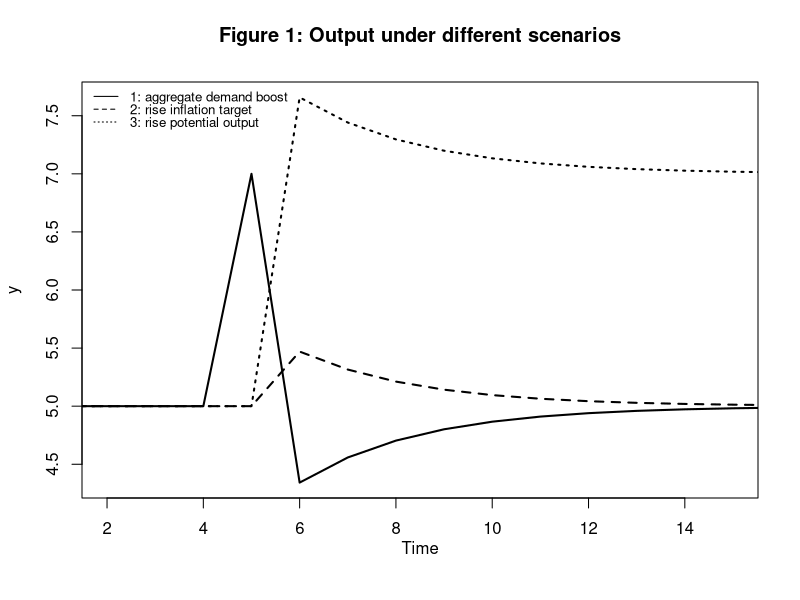
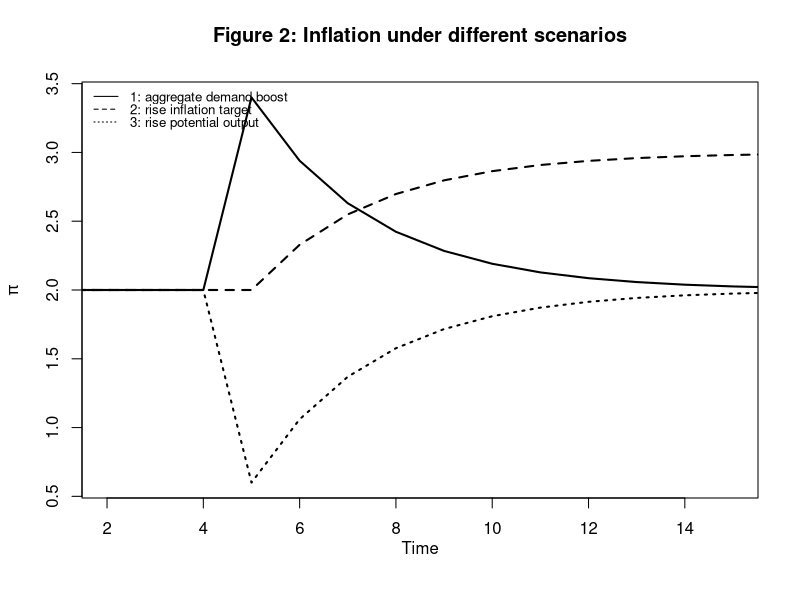
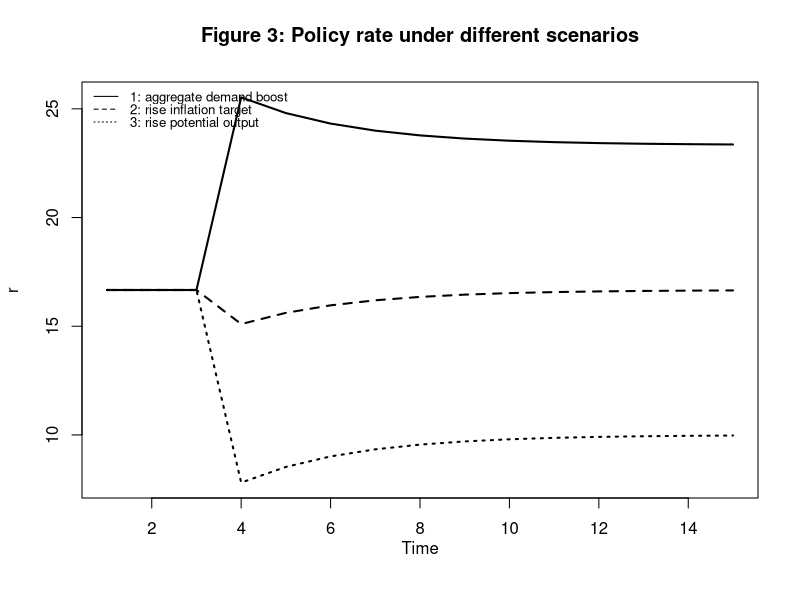
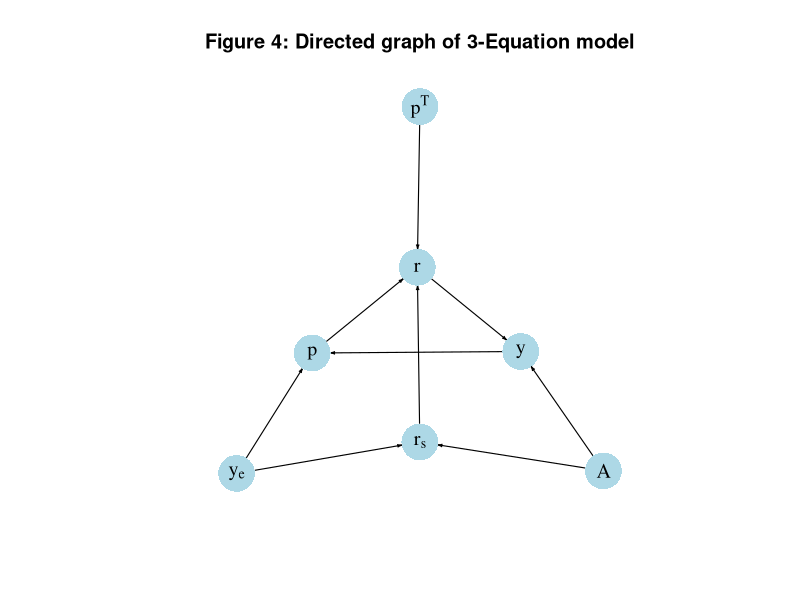

R code for these plots, in order:
## ---- chunk 1
#Clear the environment
rm(list=ls(all=TRUE))

# Set number of periods
T=50

# Set number of scenarios
S=3

# Set period in which shock/shift will occur
s=5

# Create (S x T)-matrices that will contain the simulated data
y=matrix(data=0,nrow=S,ncol=T) # Income/output
p=matrix(data=0,nrow=S,ncol=T) # Inflation rate
r=matrix(data=0,nrow=S,ncol=T) # Real interest rate
rs=matrix(data=0,nrow=S,ncol=T) # Stabilising interest rate

# Set constant parameter values
a1=0.3  # Sensitivity of inflation with respect to output gap 
a2=0.7  # Sensitivity of output with respect to interest rate
b=1     # Sensitivity of central bank to inflation gap
a3=(a1*(1/(b*a2) + a2))^(-1)

# Set parameter values for different scenarios
A=matrix(data=10,nrow=S,ncol=T) # autonomous spending
pt=matrix(data=2,nrow=S,ncol=T) # Inflation target
ye=matrix(data=5,nrow=S,ncol=T) # Potential output

for (i in 1:S){  
  for (t in 1:T){
    if (t>=s && i==1){ # scenario 1: AD boost  
      A[1,t]=12
    }
    if (t>=s && i==2){ # scenario 2: higher inflation target
      pt[2,t]=3
    }
    if (t>=s && i==3){ # scenario 2: higher potential output
      ye[3,t]=7
    }
  }
}
    
# Simulate the model by looping over T time periods for S different scenarios
for (i in 1:S){
  
    # Initialise endogenous variables at equilibrium values
    y[i,1]=ye[i,1]
    p[i,1]=pt[i,1]
    rs[i,1]=(A[i,1] - ye[i,1])/a1 
    r[i,1]=rs[i,1]
  
  for (t in 2:T){
    
    #(1) IS curve
    y[i,t] = A[i,t] - a1*r[i,t-1]
    
    #(2) Phillips Curve
    p[i,t] = p[i,t-1] +a2*(y[i,t]-ye[i,t])
    
    #(3) Stabilising interest rate
    rs[i,t] = (A[i,t] - ye[i,t])/a1
    
    #(4) Monetary policy rule, solved for r
    r[i,t] = rs[i,t] + a3*(p[i,t]-pt[i,t])
  
  } # close time loop
}   # close scenarios loop
## ---- chunk 2
### Plot results

### Plots
# Set maximum period for plots
Tmax=15

# Output under different scenarios
plot(y[1, 1:(Tmax+1)],type="l", col=1, lwd=2, lty=1, xlab="", xlim=range(2:(Tmax)), ylab="y", ylim=range(y[1, 1:Tmax],y[3, 1:(Tmax)])) 
title(main="Figure 1: Output under different scenarios", xlab = "Time",cex=0.8 ,line=2)
lines(y[2, 1:(Tmax+1)],lty=2, lwd=2)
lines(y[3, 1:(Tmax+1)],lty=3, lwd=2)
legend("topleft", legend=c("1: aggregate demand boost", "2: rise inflation target", "3: rise potential output"), lty=1:3, cex=0.8, bty = "n", y.intersp=0.8)

# Inflation under different scenarios
plot(p[1, 1:(Tmax+1)],type="l", col=1, lwd=2, lty=1, xlab="", xlim=range(2:(Tmax)), ylab=expression(pi), ylim=range(p[1, 2:Tmax],p[3, 2:(Tmax)])) 
title(main="Figure 2: Inflation under different scenarios", xlab = "Time",cex=0.8 ,line=2)
lines(p[2, 1:(Tmax+1)],lty=2, lwd=2)
lines(p[3, 1:(Tmax+1)],lty=3, lwd=2)
legend("topleft", legend=c("1: aggregate demand boost", "2: rise inflation target", "3: rise potential output"), lty=1:3, cex=0.8, bty = "n", y.intersp=0.8)

# Policy rate under different scenarios
plot(r[1, 2:(Tmax+1)],type="l", col=1, lwd=2, lty=1, xlab="", xlim=range(1:(Tmax)), ylab="r", ylim=range(r[1, 2:Tmax],r[3, 2:(Tmax)])) 
title(main="Figure 3: Policy rate under different scenarios", xlab = "Time",cex=0.8 ,line=2)
lines(r[2, 2:(Tmax+1)],lty=2, lwd=2)
lines(r[3, 2:(Tmax+1)],lty=3, lwd=2)
legend("topleft", legend=c("1: aggregate demand boost", "2: rise inflation target", "3: rise potential output"), lty=1:3, cex=0.8, bty = "n", y.intersp=0.8)
## ---- chunk 3
## Create directed graph
# Construct auxiliary Jacobian matrix for 7 variables: y, p, r, A, ye, rs, pt
# where non-zero elements in regular Jacobian are set to 1 and zero elements are unchanged

M_mat=matrix(c(0,0,1,1,0,0,0,
               1,0,0,0,1,0,0,
               0,1,0,0,0,1,1,
               0,0,0,0,0,0,0,
               0,0,0,0,0,0,0,
               0,0,0,1,1,0,0,
               0,0,0,0,0,0,0),7,7, byrow=TRUE)

# Create adjacency matrix from transpose of auxiliary Jacobian and add column names
A_mat=t(M_mat)

# Create directed graph from adjacency matrix
library(igraph)
dg=graph_from_adjacency_matrix(A_mat, mode="directed", weighted=NULL)

# Define node labels
V(dg)$name=c("y", "p", "r", "A", expression(y[e]),expression(r[s]), expression(p^T))

# Plot directed graph
plot(dg, main="Figure 4: Directed graph of 3-Equation model", vertex.size=20, vertex.color="lightblue", 
     vertex.label.color="black", edge.arrow.size=0.2, edge.width=1.1, edge.size=1.2,
     edge.arrow.width=1, edge.color="black", vertex.label.cex=1.2, 
     vertex.frame.color="NA", margin=-0.05)
## ---- chunk 4
# Construct Jacobian matrix 
J=matrix(c(0,0,-a1,
           0,1,-a1*a2,
           0,a3,-a1*a2*a3), 3, 3, byrow=TRUE)

# Obtain eigenvalues
ev=eigen(J)
(values <- ev$values)

# Obtain determinant and trace
det(J)       # determinant
sum(diag(J)) # trace
